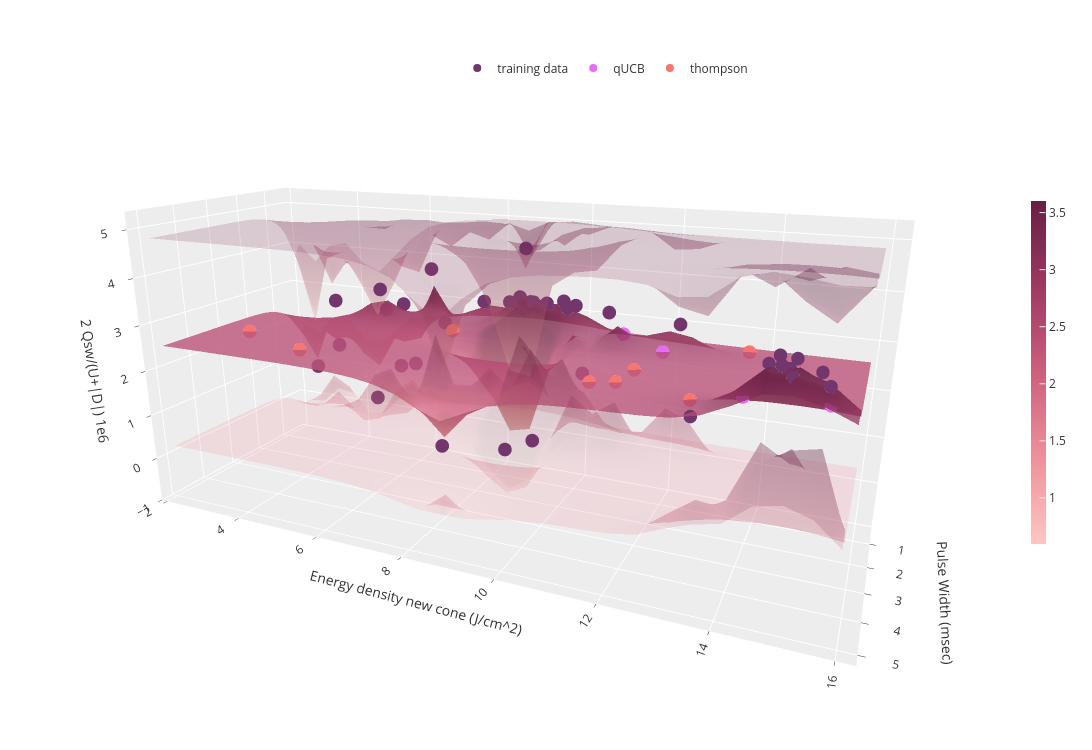

The notebook cell saved with this chart:
### Code cell
# Debug: Check what's in all_suggestions
print("\n=== DEBUGGING SUGGESTIONS ===")
for acq_name, (x_vals, y_vals) in all_suggestions.items():
    print(f"\n{acq_name}:")
    print(f"  x_vals shape: {x_vals.shape}")
    print(f"  x_vals range: [{x_vals.min():.3f}, {x_vals.max():.3f}]")
    print(f"  First suggestion: {x_vals[0] if x_vals.ndim > 1 else x_vals}")

raw_train_x, raw_test_grid = scaler.inverse_transform(train_x), scaler.inverse_transform(test_grid) # undo scaling
vis_acq(raw_train_x, train_y, raw_test_grid, pred_labels, upper_surf, lower_surf, all_suggestions)

### Figure 1 — Plotly figure (JSON) as saved in the notebook; plotly's stock layout.template omitted (floating-point values rounded to 4 significant figures; data arrays with more than 128 entries replaced by an {"elided": "..."} marker saying what was removed)
{"data": [{"colorbar": {"len": 0.5, "thickness": 15}, "colorscale": [[0, "rgb(255, 198, 196)"], [0.1667, "rgb(244, 163, 168)"], [0.3333, "rgb(227, 129, 145)"], [0.5, "rgb(204, 96, 125)"], [0.6667, "rgb(173, 70, 108)"], [0.8333, "rgb(139, 48, 88)"], [1, "rgb(103, 32, 68)"]], "name": "GP regression", "opacity": 0.8, "type": "surface", "x": [0.3393, 0.5055, 0.6718, 0.8381, 1.004, 1.171, 1.337, 1.503, 1.669, 1.836, 2.002, 2.168, 2.334, 2.501, 2.667, 2.833, 2.999, 3.166, 3.332, 3.498, 3.664, 3.831, 3.997, 4.163, 4.329, 4.496, 4.662, 4.828, 4.994, 5.161], "y": [2.276, 2.746, 3.215, 3.685, 4.154, 4.624, 5.094, 5.563, 6.033, 6.502, 6.972, 7.441, 7.911, 8.381, 8.85, 9.32, 9.789, 10.26, 10.73, 11.2, 11.67, 12.14, 12.61, 13.08, 13.55, 14.02, 14.49, 14.95, 15.42, 15.89], "z": {"elided": "30x30 float values"}}, {"colorscale": [[0, "rgb(255, 198, 196)"], [0.1667, "rgb(244, 163, 168)"], [0.3333, "rgb(227, 129, 145)"], [0.5, "rgb(204, 96, 125)"], [0.6667, "rgb(173, 70, 108)"], [0.8333, "rgb(139, 48, 88)"], [1, "rgb(103, 32, 68)"]], "opacity": 0.2, "showscale": false, "type": "surface", "x": [0.3393, 0.5055, 0.6718, 0.8381, 1.004, 1.171, 1.337, 1.503, 1.669, 1.836, 2.002, 2.168, 2.334, 2.501, 2.667, 2.833, 2.999, 3.166, 3.332, 3.498, 3.664, 3.831, 3.997, 4.163, 4.329, 4.496, 4.662, 4.828, 4.994, 5.161], "y": [2.276, 2.746, 3.215, 3.685, 4.154, 4.624, 5.094, 5.563, 6.033, 6.502, 6.972, 7.441, 7.911, 8.381, 8.85, 9.32, 9.789, 10.26, 10.73, 11.2, 11.67, 12.14, 12.61, 13.08, 13.55, 14.02, 14.49, 14.95, 15.42, 15.89], "z": {"elided": "30x30 float values"}}, {"colorscale": [[0, "rgb(255, 198, 196)"], [0.1667, "rgb(244, 163, 168)"], [0.3333, "rgb(227, 129, 145)"], [0.5, "rgb(204, 96, 125)"], [0.6667, "rgb(173, 70, 108)"], [0.8333, "rgb(139, 48, 88)"], [1, "rgb(103, 32, 68)"]], "opacity": 0.2, "showscale": false, "type": "surface", "x": [0.3393, 0.5055, 0.6718, 0.8381, 1.004, 1.171, 1.337, 1.503, 1.669, 1.836, 2.002, 2.168, 2.334, 2.501, 2.667, 2.833, 2.999, 3.166, 3.332, 3.498, 3.664, 3.831, 3.997, 4.163, 4.329, 4.496, 4.662, 4.828, 4.994, 5.161], "y": [2.276, 2.746, 3.215, 3.685, 4.154, 4.624, 5.094, 5.563, 6.033, 6.502, 6.972, 7.441, 7.911, 8.381, 8.85, 9.32, 9.789, 10.26, 10.73, 11.2, 11.67, 12.14, 12.61, 13.08, 13.55, 14.02, 14.49, 14.95, 15.42, 15.89], "z": {"elided": "30x30 float values"}}, {"marker": {"color": "#72356c"}, "mode": "markers", "name": "training data", "type": "scatter3d", "x": [0.5, 0.5, 1.0, 1.0, 1.5, 1.5, 5.0, 5.0, 0.5, 5.0, 2.0, 0.5, 0.5, 0.5, 1.0, 1.0, 2.0, 2.0, 2.0, 2.0, 5.0, 5.0, 5.0, 1.17, 1.33, 0.9, 1.5, 1.47, 4.66, 1.47, 1.2, 1.45, 1.51, 1.7, 4.79, 4.79, 1.47, 1.49, 4.58, 1.37, 0.83], "y": [2.73, 3.4, 3.79, 6.44, 5.36, 8.99, 8.8, 14.67, 5.24, 14.89, 10.13, 4.51, 5.37, 4.88, 6.76, 7.77, 8.73, 9.38, 10.48, 11.01, 14.71, 15.44, 13.37, 8.85, 8.85, 5.89, 8.86, 9.05, 14.8, 9.28, 10.02, 9.46, 12.34, 8.71, 14.49, 15.29, 9.16, 8.88, 14.89, 9.81, 8.83], "z": [0.873, 2.677, 1.699, 3.805, 3.335, 4.535, 1.363, 3.841, 1.201, 3.514, 3.471, 0.2633, 2.775, 2.591, 2.58, 3.174, 0.1315, 0.4512, 2.127, 3.468, 3.686, 3.446, 2.652, 3.15, 3.285, 1.455, 3.48, 3.31, 3.55, 3.31, 3.34, 3.39, 3.25, 3.4, 3.63, 3.59, 3.39, 3.4, 3.7, 3.45, 3.23]}, {"mode": "markers", "name": "qUCB", "type": "scatter3d", "x": [1.373, 4.319, 2.078, 4.26], "y": [11.14, 14.07, 12.15, 15.44], "z": [2.882, 2.869, 2.805, 2.898]}, {"mode": "markers", "name": "thompson", "type": "scatter3d", "x": [1.7, 0.66, 2.82, 4.19, 3.76, 3.48, 4.23, 3.58], "y": [7.33, 13.6, 11.8, 5.06, 11.22, 3.17, 13.19, 11.67], "z": [2.62, 2.6, 2.61, 2.57, 2.57, 2.58, 2.66, 2.58]}], "layout": {"height": 750, "legend": {"orientation": "h", "x": 0.75, "xanchor": "right", "y": 0.9, "yanchor": "bottom"}, "margin": {"b": 15, "l": 10, "r": 20, "t": 10}, "scene": {"camera": {"center": {"x": 0, "y": 0, "z": 0}, "eye": {"x": 2, "y": 0.9, "z": 0.7}, "up": {"x": 0, "y": 0, "z": 1}}, "xaxis": {"title": {"text": "Pulse Width (msec)"}}, "yaxis": {"title": {"text": "Energy density new cone (J/cm^2)"}}, "zaxis": {"title": {"text": "2 Qsw/(U+|D|) 1e6"}}}, "width": 1200}}
